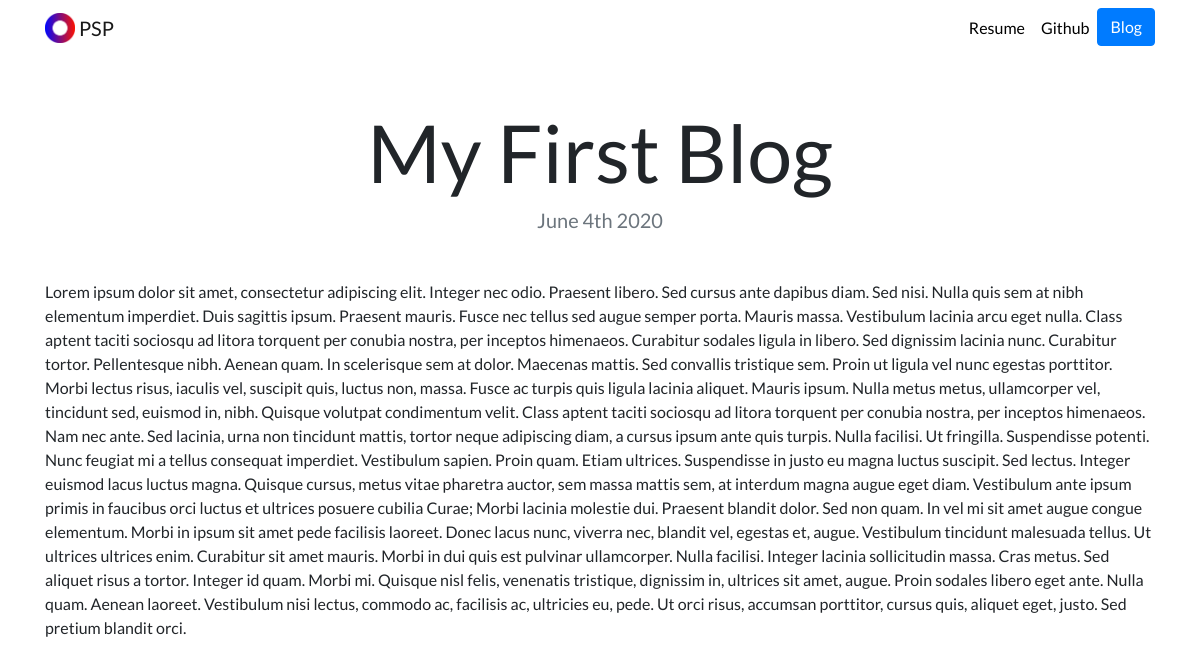
Page /blog/2 on the committed database.
### blog/models.py (models this page shows, shortened)
class Blogs(models.Model):
    title = models.CharField(max_length=100)
    description = models.TextField()
    date = models.DateField()

### blog/views.py (the view)
# urls.py: path('<int:blog_id>', views.detail, name = 'detail'),
def detail(request, blog_id):
    blog = get_object_or_404(Blogs, pk = blog_id)
    return render(request, 'blog/detail.html', {'blog' : blog})

### blog/templates/blog/detail.html
{% extends "portfolio/base.html" %}
{% load static %}
{% block content %}
<h1 class="text-center mt-5" id="blogdetailtitle">{{ blog.title }}</h1>
<h5 class="text-center text-muted mb-5">{{ blog.date|date:'F jS Y' }}</h5>
{{ blog.description|safe }}
{% endblock %}

### portfolio/static/portfolio/custom.css (style rules this page uses)
body { font-family: 'Lato', sans-serif; }
@media (min-width: 992px) { #blogdetailtitle { font-size: 5rem; } }

### rows in the picture
Blogs: title "My First Blog", date "June 4th 2020", description "Lorem ipsum dolor sit amet, consectetur adipiscing elit. Integer nec odio. Praesent libero. Sed cursus ante dapibus diam. Sed nisi. Nulla quis sem at nibh elementum imperdiet. Duis sagittis ipsum. Praesent mauris. Fusce nec tellus sed augue semper porta. Mauris massa. Vestibulum lacinia arcu eget nulla. Class aptent taciti sociosqu ad litora torquent per conubia nostra, per inceptos himenaeos. Curabitur sodales ligula in libero. Sed dignissim lacinia nunc. Curabitur tortor. Pellentesque nibh. Aenean quam. In scelerisque sem at dolor. Maecenas mattis. Sed convallis tristique sem. Proin ut ligula vel nunc egestas porttitor. Morbi lectus risus, iaculis vel, suscipit quis, luctus non, massa.…"
